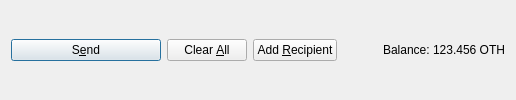
           <widget class="QFrame" name="frame_Send">
            <layout class="QHBoxLayout" name="horizontalLayout">
             <property name="topMargin">
              <number>6</number>
             </property>
             <property name="bottomMargin">
              <number>6</number>
             </property>
             <item>
              <widget class="QPushButton" name="sendButton">
               <property name="minimumSize">
                <size>
                 <width>150</width>
                 <height>0</height>
                </size>
               </property>
               <property name="toolTip">
                <string>Confirm the send action</string>
               </property>
               <property name="text">
                <string>S&amp;end</string>
               </property>
               <property name="icon">
                <iconset resource="../othila.qrc">
                 <normaloff>:/icons/send</normaloff>:/icons/send</iconset>
               </property>
               <property name="autoDefault">
                <bool>false</bool>
               </property>
               <property name="default">
                <bool>true</bool>
               </property>
              </widget>
             </item>
             <item>
              <widget class="QPushButton" name="clearButton">
               <property name="sizePolicy">
                <sizepolicy hsizetype="Minimum" vsizetype="Fixed">
                 <horstretch>0</horstretch>
                 <verstretch>0</verstretch>
                </sizepolicy>
               </property>
               <property name="toolTip">
                <string>Clear all fields of the form.</string>
               </property>
               <property name="text">
                <string>Clear &amp;All</string>
               </property>
               <property name="icon">
                <iconset resource="../othila.qrc">
                 <normaloff>:/icons/remove</normaloff>:/icons/remove</iconset>
               </property>
               <property name="autoDefault">
                <bool>false</bool>
               </property>
              </widget>
             </item>
             <item>
              <widget class="QPushButton" name="addButton">
               <property name="toolTip">
                <string>Send to multiple recipients at once</string>
               </property>
               <property name="text">
                <string>Add &amp;Recipient</string>
               </property>
               <property name="icon">
                <iconset resource="../othila.qrc">
                 <normaloff>:/icons/add</normaloff>:/icons/add</iconset>
               </property>
               <property name="autoDefault">
                <bool>false</bool>
               </property>
              </widget>
             </item>
             <item>
              <spacer name="horizontalSpacer">
               <property name="orientation">
                <enum>Qt::Horizontal</enum>
               </property>
               <property name="sizeHint" stdset="0">
                <size>
                 <width>40</width>
                 <height>20</height>
                </size>
               </property>
              </spacer>
             </item>
             <item>
              <layout class="QHBoxLayout" name="horizontalLayout_2">
               <property name="spacing">
                <number>3</number>
               </property>
               <item>
                <widget class="QLabel" name="label">
                 <property name="text">
                  <string>Balance:</string>
                 </property>
                </widget>
               </item>
               <item>
                <widget class="QLabel" name="labelBalance">
                 <property name="sizePolicy">
                  <sizepolicy hsizetype="Preferred" vsizetype="Fixed">
                   <horstretch>0</horstretch>
                   <verstretch>0</verstretch>
                  </sizepolicy>
                 </property>
                 <property name="cursor">
                  <cursorShape>IBeamCursor</cursorShape>
                 </property>
                 <property name="text">
                  <string notr="true">123.456 OTH</string>
                 </property>
                 <property name="textInteractionFlags">
                  <set>Qt::LinksAccessibleByMouse|Qt::TextSelectableByKeyboard|Qt::TextSelectableByMouse</set>
                 </property>
                </widget>
               </item>
              </layout>
             </item>
            </layout>
           </widget>
